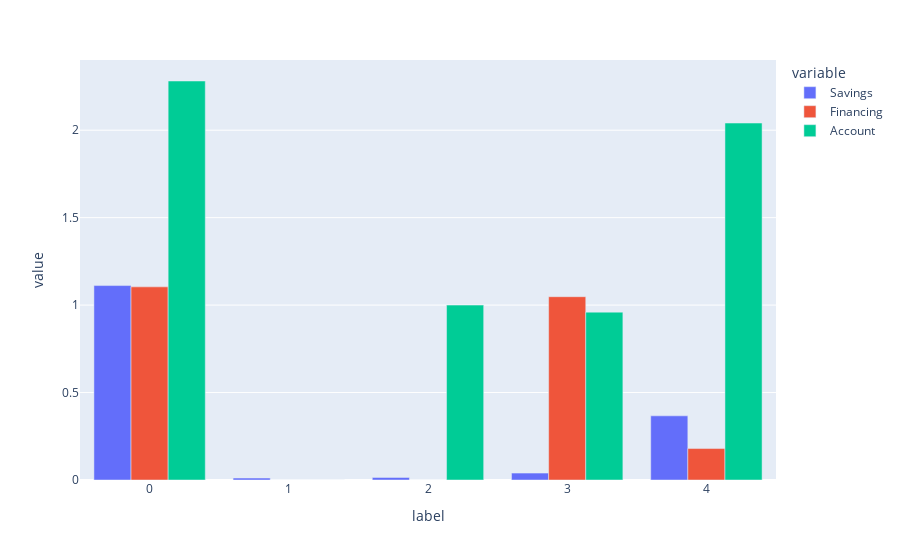

The notebook cell saved with this chart:
### Code cell
px.bar(cluster_samples_5.groupby('label').mean(), barmode = 'group')

### Figure 1 — Plotly figure (JSON) as saved in the notebook; plotly's stock layout.template omitted (floating-point values rounded to 4 significant figures)
{"data": [{"alignmentgroup": "True", "hovertemplate": "variable=Savings<br>label=%{x}<br>value=%{y}<extra></extra>", "legendgroup": "Savings", "marker": {"color": "#636efa", "pattern": {"shape": ""}}, "name": "Savings", "offsetgroup": "Savings", "orientation": "v", "showlegend": true, "textposition": "auto", "type": "bar", "x": [0, 1, 2, 3, 4], "xaxis": "x", "y": [1.112, 0.01103, 0.01483, 0.03933, 0.3669], "yaxis": "y"}, {"alignmentgroup": "True", "hovertemplate": "variable=Financing<br>label=%{x}<br>value=%{y}<extra></extra>", "legendgroup": "Financing", "marker": {"color": "#EF553B", "pattern": {"shape": ""}}, "name": "Financing", "offsetgroup": "Financing", "orientation": "v", "showlegend": true, "textposition": "auto", "type": "bar", "x": [0, 1, 2, 3, 4], "xaxis": "x", "y": [1.104, 0, 0, 1.048, 0.1798], "yaxis": "y"}, {"alignmentgroup": "True", "hovertemplate": "variable=Account<br>label=%{x}<br>value=%{y}<extra></extra>", "legendgroup": "Account", "marker": {"color": "#00cc96", "pattern": {"shape": ""}}, "name": "Account", "offsetgroup": "Account", "orientation": "v", "showlegend": true, "textposition": "auto", "type": "bar", "x": [0, 1, 2, 3, 4], "xaxis": "x", "y": [2.281, 0, 1, 0.9598, 2.041], "yaxis": "y"}], "layout": {"barmode": "group", "legend": {"title": {"text": "variable"}, "tracegroupgap": 0}, "margin": {"t": 60}, "xaxis": {"anchor": "y", "domain": [0, 1], "title": {"text": "label"}}, "yaxis": {"anchor": "x", "domain": [0, 1], "title": {"text": "value"}}}}
